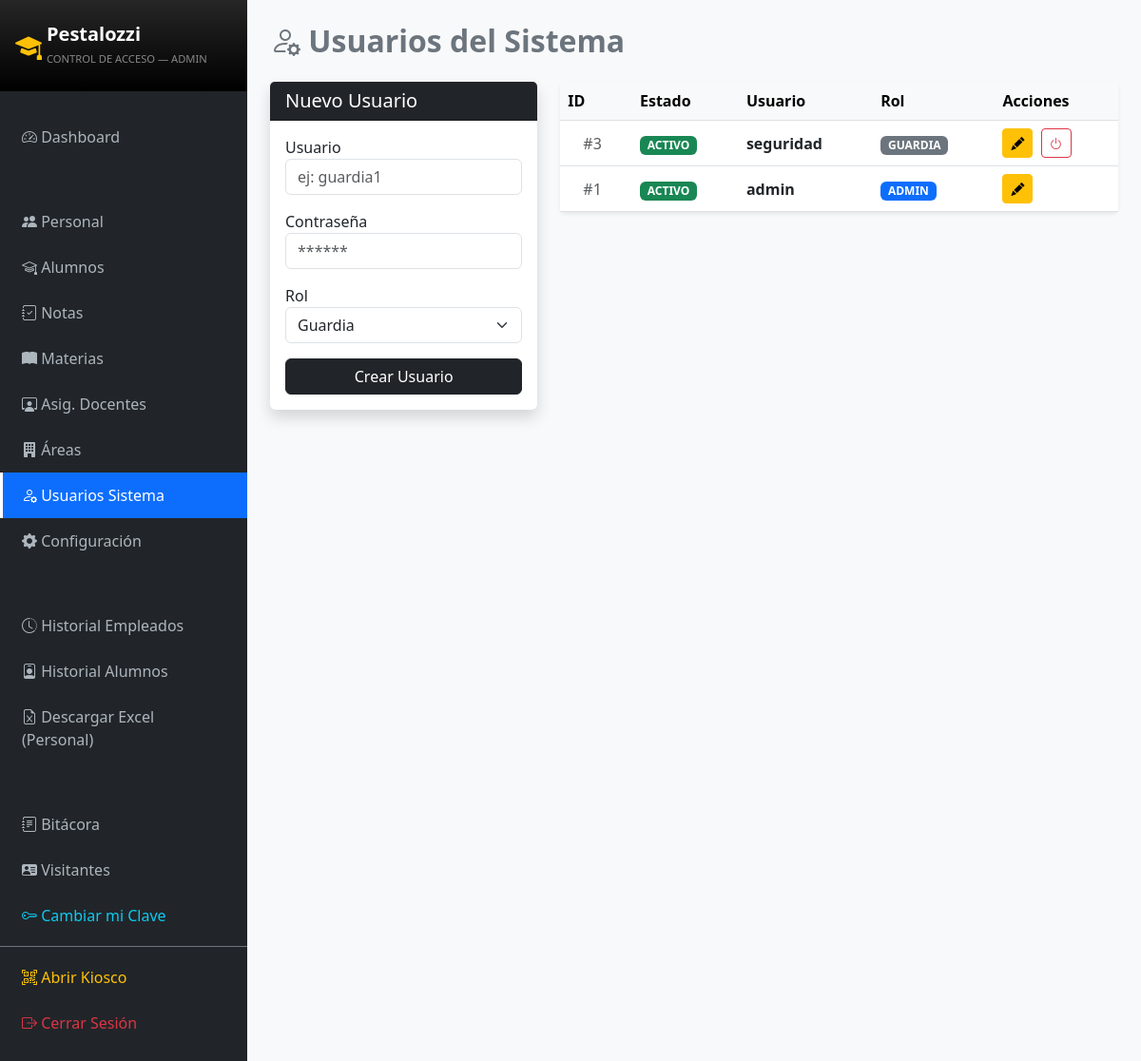
Page /public/index.php?c=User (signed in) on the committed database.
### tables this page shows
CREATE TABLE IF NOT EXISTS `usuarios` (
  `id` int NOT NULL AUTO_INCREMENT,
  `usuario` varchar(50) NOT NULL,
  `contrasena` varchar(255) NOT NULL,
  `rol` enum('admin','guardia') DEFAULT 'guardia',
  `fecha_registro` datetime DEFAULT CURRENT_TIMESTAMP,
  `estado` enum('activo','inactivo') DEFAULT 'activo',
  PRIMARY KEY (`id`)
);

### app/controllers/UserController.php (called while the page is built, shortened)
<?php
require_once '../app/config/db.php';
require_once '../app/models/User.php';
class UserController {
    private $usuarioModel;
    public function __construct() {
        $database = new Database();
        $this->usuarioModel = new User($database->getConnection());
    }
    public function index() {
        $users = $this->usuarioModel->readAll();
        require_once '../app/views/users/index.php';
    }
}
?>

### app/config/db.php (called while the page is built, shortened)
<?php
class Database {
    private $host     = "localhost";
    private $db_name  = "pestalozzi_db";
    private $username = "root";
    private $password = "";
    public function getConnection() {
        $this->conn = null;
        try {
            $this->conn = new PDO(
                "mysql:host=" . $this->host . ";dbname=" . $this->db_name . ";charset=utf8mb4",
                $this->username,
                $this->password,
                [
                    PDO::ATTR_ERRMODE            => PDO::ERRMODE_EXCEPTION,
                    PDO::ATTR_DEFAULT_FETCH_MODE => PDO::FETCH_ASSOC,
                    PDO::ATTR_EMULATE_PREPARES   => false,
                ]
            );
            $this->conn->exec("SET time_zone = '-05:00'");
        } catch (PDOException $e) {
            error_log("Error de conexión BD: " . $e->getMessage());
            http_response_code(500);
            die("
            <div style='font-family:sans-serif;text-align:center;padding:60px;background:#fff3cd;border:2px solid #ffc107;border-radius:10px;max-width:500px;margin:100px auto'>
                <h2 style='color:#856404'>⚠️ Sin conexión a la base de datos</h2>
                <p>Verifica que MySQL esté activo y que la BD <b>pestalozzi_db</b> exista.</p>
                <p><small>Abre <b>public/diagnostico.php</b> para más detalles.</small></p>
            </div>");
        }
        return $this->conn;
    }
}
?>

### app/models/User.php (called while the page is built, shortened)
<?php
class User {
    private $conn;
    private $tabla = "usuarios";
    public function __construct($db) {
        $this->conn = $db;
    }
    public function readAll() {
        $query = "SELECT * FROM " . $this->tabla . " ORDER BY id DESC";
        $stmt = $this->conn->prepare($query);
        $stmt->execute();
        return $stmt->fetchAll(PDO::FETCH_ASSOC);
    }
}
?>

### app/views/users/index.php (the view, shortened to what this page needs)
<!DOCTYPE html>
<html lang="es">
<head>
    <link href="https://cdn.jsdelivr.net/npm/bootstrap@5.3.0/dist/css/bootstrap.min.css" rel="stylesheet">
    <link rel="stylesheet" href="https://cdn.jsdelivr.net/npm/bootstrap-icons@1.10.0/font/bootstrap-icons.css">
</head>
<body class="bg-light">
<div class="d-flex">
    <?php require_once '../app/views/layouts/sidebar.php'; ?>
    <div class="flex-grow-1 p-4" style="height: 100vh; overflow-y: auto;">
        <h2 class="mb-4 fw-bold text-secondary"><i class="bi bi-person-gear"></i> Usuarios del Sistema</h2>
        <div class="row">
            <div class="col-md-4">
                <div class="card shadow border-0 mb-4">
                    <div class="card-header bg-dark text-white"><h5 class="m-0">Nuevo Usuario</h5></div>
                    <div class="card-body">
                        <form action="?c=User&a=store" method="POST">
                            <div class="mb-3">
                                <label>Usuario</label>
                                <input type="text" name="username" class="form-control" required placeholder="ej: guardia1">
                            </div>
                            <div class="mb-3">
                                <label>Contraseña</label>
                                <input type="password" name="password" class="form-control" required placeholder="******">
                            </div>
                            <div class="mb-3">
                                <label>Rol</label>
                                <select name="role" class="form-select">
                                    <option value="guardia">Guardia</option>
                                </select>
                            </div>
                            <button type="submit" class="btn btn-dark w-100">Crear Usuario</button>
                        </form>
                    </div>
                </div>
            </div>
            <div class="col-md-8">
                <div class="card shadow-sm border-0">
                    <div class="card-body p-0">
                        <table class="table table-hover align-middle mb-0">
                            <thead class="table-light">
                                <tr><th>ID</th><th>Estado</th><th>Usuario</th><th>Rol</th><th>Acciones</th></tr>
                            </thead>
                            <tbody>
                                <?php foreach($users as $u): ?>
                                <?php
                                    $estado = isset($u['estado']) ? $u['estado'] : 'activo';
                                ?>
                                <tr class="<?php echo ($estado == 'inactivo') ? 'table-inactive' : ''; ?>">
                                    <td class="ps-4 text-muted">#<?php echo $u['id']; ?></td>
                                    <td>
                                        <?php if($estado == 'activo'): ?>
                                            <span class="badge bg-success">ACTIVO</span>
                                        <?php else: ?>
                                            <span class="badge bg-danger">INACTIVO</span>
                                        <?php endif; ?>
                                    </td>
                                    <td class="fw-bold"><?php echo $u['usuario']; ?></td>
                                    <td>
                                        <?php if($u['rol'] == 'admin'): ?>
                                            <span class="badge bg-primary">ADMIN</span>
                                        <?php else: ?>
                                            <span class="badge bg-secondary">GUARDIA</span>
                                        <?php endif; ?>
                                    </td>
                                    <td>
                                        <a href="?c=User&a=edit&id=<?php echo $u['id']; ?>" class="btn btn-sm btn-warning me-1">
                                            <i class="bi bi-pencil-fill"></i>
                                        </a>
                                        <?php if($u['id'] != $_SESSION['user_id']): ?>
                                            <?php if($estado == 'activo'): ?>
                                                <a href="?c=User&a=toggle&id=<?php echo $u['id']; ?>&status=activo"
                                                   class="btn btn-sm btn-outline-danger"
                                                   onclick="confirmarAccion(event, this.href, '¿Desactivar Acceso?', 'Este usuario no podrá iniciar sesión.', 'warning')">
                                                    <i class="bi bi-power"></i>
                                                </a>
                                            <?php endif; ?>
                                        <?php endif; ?>
                                    </td>
                                </tr>
                                <?php endforeach; ?>
                            </tbody>
                        </table>
                    </div>
                </div>
            </div>
        </div>
    </div>
</div>
</body>
</html>

### rows in the picture
usuarios: id "3", estado "ACTIVO", usuario "seguridad", rol "GUARDIA"
usuarios: id "1", estado "ACTIVO", usuario "admin", rol "ADMIN"

### other values in the picture
$_SESSION['role'] "ADMIN"
